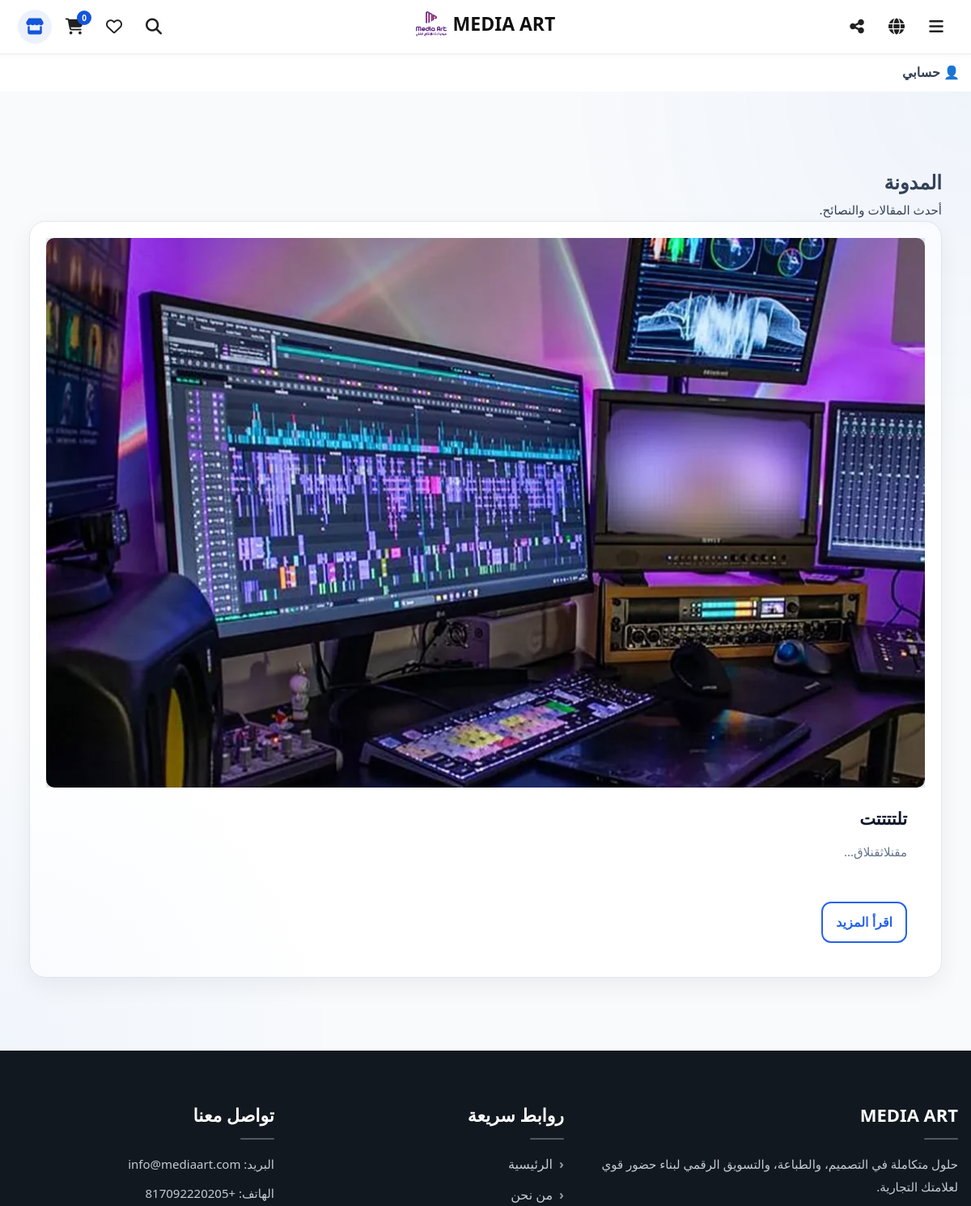
/blog/ (upper part), run on an earlier commit of the app's database.
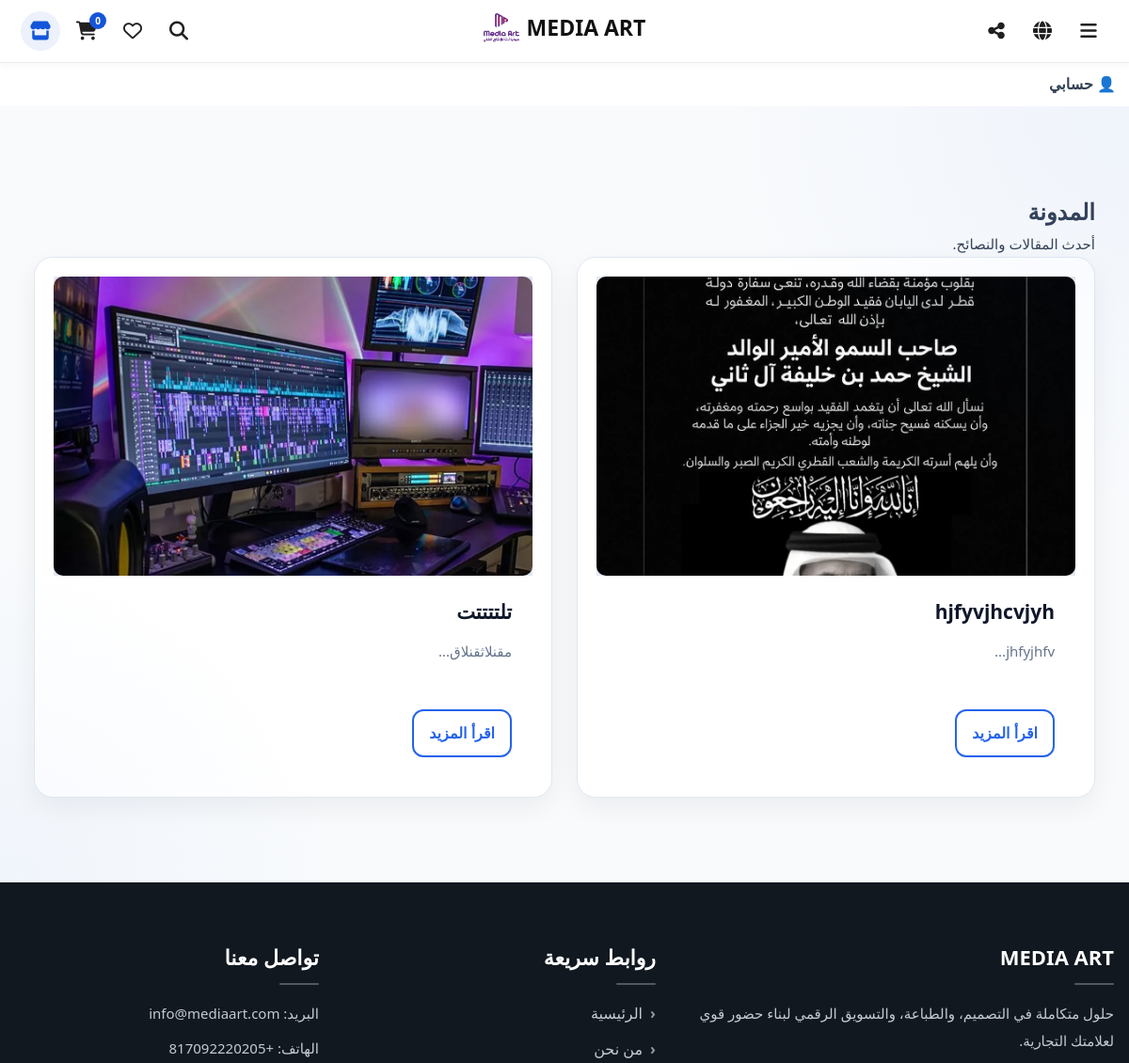
And on a later commit of the database.
### app/models/post.py (models this page shows, shortened)
class Post(db.Model):
    __tablename__ = "posts"
    id = db.Column(db.Integer, primary_key=True)
    title = db.Column(db.String(200), nullable=False)
    slug = db.Column(db.String(200), unique=True, nullable=False)
    excerpt = db.Column(db.String(255), nullable=True)
    content = db.Column(db.Text, nullable=True)
    keywords = db.Column(db.String(255), nullable=True)
    meta_title = db.Column(db.String(255), nullable=True)
    meta_description = db.Column(db.String(255), nullable=True)
    title_ar = db.Column(db.String(200), nullable=True)
    slug_ar = db.Column(db.String(200), unique=True, nullable=True)
    excerpt_ar = db.Column(db.String(255), nullable=True)
    content_ar = db.Column(db.Text, nullable=True)
    keywords_ar = db.Column(db.String(255), nullable=True)
    meta_title_ar = db.Column(db.String(255), nullable=True)
    meta_description_ar = db.Column(db.String(255), nullable=True)
    title_en = db.Column(db.String(200), nullable=True)
    slug_en = db.Column(db.String(200), unique=True, nullable=True)
    excerpt_en = db.Column(db.String(255), nullable=True)
    content_en = db.Column(db.Text, nullable=True)
    keywords_en = db.Column(db.String(255), nullable=True)
    meta_title_en = db.Column(db.String(255), nullable=True)
    meta_description_en = db.Column(db.String(255), nullable=True)
    title_ja = db.Column(db.String(200), nullable=True)
    slug_ja = db.Column(db.String(200), unique=True, nullable=True)
    excerpt_ja = db.Column(db.String(255), nullable=True)
    content_ja = db.Column(db.Text, nullable=True)
    keywords_ja = db.Column(db.String(255), nullable=True)
    meta_title_ja = db.Column(db.String(255), nullable=True)
    meta_description_ja = db.Column(db.String(255), nullable=True)
    image = db.Column(db.String(255), nullable=True)
    is_active = db.Column(db.Boolean, nullable=False, default=True)
    created_at = db.Column(db.DateTime, default=datetime.utcnow, nullable=False)
    show_on_home = db.Column(db.Boolean, nullable=False, default=True)
    def get_title(self, lang="ar"):
        return getattr(self, f"title_{lang}", None) or self.title_ar or self.title
    def get_slug(self, lang="ar"):
        return getattr(self, f"slug_{lang}", None) or self.slug_ar or self.slug
    def get_excerpt(self, lang="ar"):
        return getattr(self, f"excerpt_{lang}", None) or self.excerpt_ar or self.excerpt

### app/routes/blog.py (the view)
@blog_bp.route("/")
def index():
    posts = Post.query.filter_by(is_active=True).order_by(Post.id.desc()).all()
    return render_template(
        "blog/index.html",
        posts=posts
    )

### app/models/menu_item.py (called while the page is built)
    def get_title(self, lang="ar"):
        if self.page:
            if lang == "en":
                return self.page.title_en or self.page.title_ar
            if lang == "ja":
                return self.page.title_ja or self.page.title_ar
            return self.page.title_ar
        return (
            getattr(self, f"title_{lang}", None)
            or self.title_ar
            or self.title
        )

### app/templates/blog/index.html (shortened to what this page needs)
{% extends "base.html" %}
{% block content %}
<section class="blog-section">
    <div class="container">
        <h1>
    {{ tr.blog }}
</h1>
<p>
    {% if current_lang == "en" %}
        Latest articles and tips.
    {% elif current_lang == "ja" %}
        最新の記事とヒントをご覧ください。
    {% else %}
        أحدث المقالات والنصائح.
    {% endif %}
</p>
        <div class="blog-grid">
            {% if posts %}
                {% for post in posts %}
                <div class="blog-card">
                    <div class="blog-card-image">
                        {% if post.image %}
                            <img src="{{ url_for('static', filename='uploads/' + post.image) }}" alt="{{ post.get_title(current_lang) }}">
                        {% else %}
                            <div class="blog-card-placeholder"></div>
                        {% endif %}
                    </div>
                    <div class="blog-card-content">
                        <h3>{{ post.get_title(current_lang) }}</h3>
                        <p>
    {{ (post.get_excerpt(current_lang) or post.get_content(current_lang) or "")[:120] }}...
</p>
<a href="{{ url_for('blog.article', slug=post.get_slug(current_lang)) }}" class="btn-outline">
    {% if current_lang == "en" %}
        Read More
    {% elif current_lang == "ja" %}
        続きを読む
    {% else %}
        اقرأ المزيد
    {% endif %}
</a>
                    </div>
                </div>
                {% endfor %}
            {% else %}
                <p>لا توجد مقالات حالياً.</p>
            {% endif %}
        </div>
    </div>
</section>
{% endblock %}

What changed in the data, as far as the page shows it:
added Post: image (picture), get_title "hjfyvjhcvjyh", excerpt_ar "jhfyjhfv"
